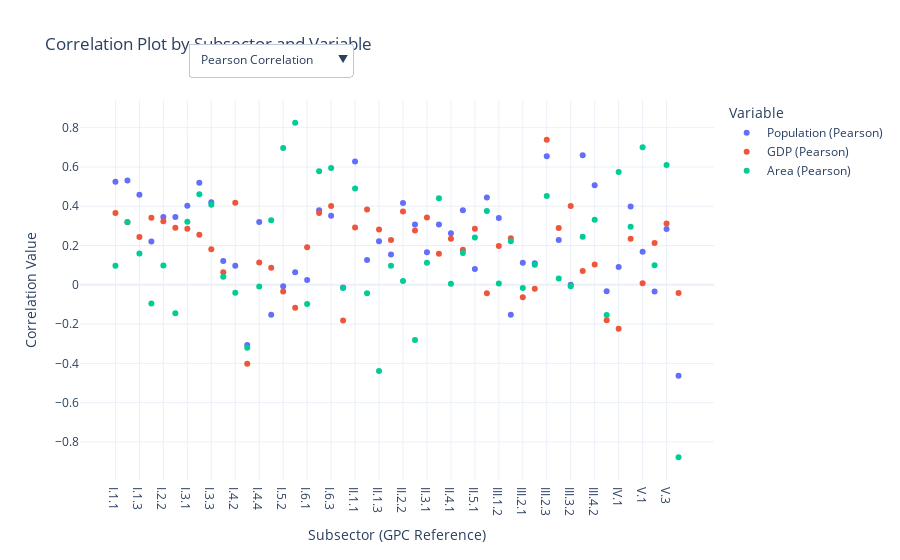

The code cell stored with this chart in its notebook:
### Markdown cell above
**High Correlation**: 
- When a subsector shows a high correlation with a specific variable (e.g., Population), it indicates a strong relationship between that variable and emissions in that subsector.
- *Implication for Benchmarking*: A high correlation suggests that the variable can be a reliable factor to normalize emissions, facilitating meaningful comparisons across different cities or regions.

**Low Correlation**:
- When a subsector exhibits low correlation with the variables considered (e.g., GDP, Area), it implies that these factors do not strongly influence emissions in that subsector.
- *Implication for Benchmarking*: 
    - Low correlation indicates that normalizing emissions based on these variables may not yield accurate or meaningful benchmarks. It also suggests that other unexamined factors may be driving emissions in these subsectors.
    - Recognizing that certain subsectors do not correlate strongly with the primary variables (Population, GDP, Area) highlights the need for alternative factors or more nuanced models for accurate benchmarking.

### Code cell
fig = go.Figure()

for var in corr_df['Variable'].unique():
    # Filter data by variable
    df_var = corr_df[corr_df['Variable'] == var]
    
    # Add trace for Pearson Correlation 
    fig.add_trace(go.Scatter(
        x=df_var['Subsector'],
        y=df_var['Pearson_Correlation'],
        mode='markers',
        name=f'{var} (Pearson)',
        marker=dict(symbol='circle'),
        visible=True  
    ))
    
    # Add trace for Spearman Correlation
    fig.add_trace(go.Scatter(
        x=df_var['Subsector'],
        y=df_var['Spearman_Correlation'],
        mode='markers',
        name=f'{var} (Spearman)',
        marker=dict(symbol='circle'),
        visible=False  
    ))

fig.update_layout(
    updatemenus=[
        dict(
            buttons=list([
                dict(
                    args=[{'visible': [True if 'Pearson' in trace.name else False for trace in fig.data]}],
                    label="Pearson Correlation",
                    method="restyle"
                ),
                dict(
                    args=[{'visible': [True if 'Spearman' in trace.name else False for trace in fig.data]}],
                    label="Spearman Correlation",
                    method="restyle"
                )
            ]),
            direction="down",
            showactive=True,
            x=0.17,
            y=1.15,
            xanchor="left",
            yanchor="top"
        )
    ]
)

fig.update_layout(
    title="Correlation Plot by Subsector and Variable",
    xaxis_title="Subsector (GPC Reference)",
    yaxis_title="Correlation Value",
    legend_title="Variable",
    template="plotly_white"
)

fig.show()

### Figure 1 — Plotly figure (JSON) as saved in the notebook; plotly's stock layout.template omitted (floating-point values rounded to 4 significant figures)
{"data": [{"marker": {"symbol": "circle"}, "mode": "markers", "name": "Population (Pearson)", "type": "scatter", "visible": true, "x": ["I.1.1", "I.1.2", "I.1.3", "I.2.1", "I.2.2", "I.2.3", "I.3.1", "I.3.2", "I.3.3", "I.4.1", "I.4.2", "I.4.3", "I.4.4", "I.5.1", "I.5.2", "I.5.3", "I.6.1", "I.6.2", "I.6.3", "I.8.1", "II.1.1", "II.1.2", "II.1.3", "II.2.1", "II.2.2", "II.2.3", "II.3.1", "II.3.3", "II.4.1", "II.4.3", "II.5.1", "III.1.1", "III.1.2", "III.1.3", "III.2.1", "III.2.2", "III.2.3", "III.3.1", "III.3.2", "III.4.1", "III.4.2", "III.4.3", "IV.1", "IV.2", "V.1", "V.2", "V.3", "VI.1"], "y": [0.5246, 0.5311, 0.459, 0.2202, 0.3455, 0.3453, 0.4026, 0.5191, 0.4201, 0.1212, 0.09674, -0.3058, 0.3195, -0.1523, -0.006947, 0.06411, 0.02506, 0.3798, 0.3514, -0.01345, 0.6271, 0.1257, 0.2214, 0.1541, 0.417, 0.307, 0.1653, 0.3068, 0.263, 0.3793, 0.08107, 0.4451, 0.3404, -0.1526, 0.112, 0.11, 0.6547, 0.2276, 0.0006801, 0.6601, 0.5069, -0.03342, 0.0903, 0.399, 0.1684, -0.03469, 0.2838, -0.4626]}, {"marker": {"symbol": "circle"}, "mode": "markers", "name": "Population (Spearman)", "type": "scatter", "visible": false, "x": ["I.1.1", "I.1.2", "I.1.3", "I.2.1", "I.2.2", "I.2.3", "I.3.1", "I.3.2", "I.3.3", "I.4.1", "I.4.2", "I.4.3", "I.4.4", "I.5.1", "I.5.2", "I.5.3", "I.6.1", "I.6.2", "I.6.3", "I.8.1", "II.1.1", "II.1.2", "II.1.3", "II.2.1", "II.2.2", "II.2.3", "II.3.1", "II.3.3", "II.4.1", "II.4.3", "II.5.1", "III.1.1", "III.1.2", "III.1.3", "III.2.1", "III.2.2", "III.2.3", "III.3.1", "III.3.2", "III.4.1", "III.4.2", "III.4.3", "IV.1", "IV.2", "V.1", "V.2", "V.3", "VI.1"], "y": [0.6005, 0.6447, 0.6849, 0.2238, 0.2837, 0.4353, 0.5627, 0.6172, 0.6579, 0.2428, 0.01006, -0.2277, 0.4629, -0.08256, 0.0342, 0.1208, -0.1061, 0.448, 0.622, 0.1468, 0.8062, 0.04217, 0.04934, 0.1825, 0.356, 0.1218, 0.2179, 0.3374, 0.2914, 0.59, 0.3357, 0.5871, 0.5102, -0.2722, 0.1114, 0.03949, 0.8182, 0.2398, 0.02754, 0.7753, 0.7484, -0.07873, 0.02712, 0.4412, 0.1614, -0.1529, 0.3109, -0.2582]}, {"marker": {"symbol": "circle"}, "mode": "markers", "name": "GDP (Pearson)", "type": "scatter", "visible": true, "x": ["I.1.1", "I.1.2", "I.1.3", "I.2.1", "I.2.2", "I.2.3", "I.3.1", "I.3.2", "I.3.3", "I.4.1", "I.4.2", "I.4.3", "I.4.4", "I.5.1", "I.5.2", "I.5.3", "I.6.1", "I.6.2", "I.6.3", "I.8.1", "II.1.1", "II.1.2", "II.1.3", "II.2.1", "II.2.2", "II.2.3", "II.3.1", "II.3.3", "II.4.1", "II.4.3", "II.5.1", "III.1.1", "III.1.2", "III.1.3", "III.2.1", "III.2.2", "III.2.3", "III.3.1", "III.3.2", "III.4.1", "III.4.2", "III.4.3", "IV.1", "IV.2", "V.1", "V.2", "V.3", "VI.1"], "y": [0.3659, 0.3181, 0.2439, 0.3411, 0.3241, 0.2906, 0.2848, 0.2548, 0.1806, 0.06442, 0.4174, -0.4025, 0.1134, 0.08627, -0.03464, -0.1168, 0.1908, 0.3656, 0.4012, -0.1822, 0.292, 0.3829, 0.2814, 0.2282, 0.3731, 0.2759, 0.3422, 0.1585, 0.2348, 0.1786, 0.2849, -0.04246, 0.1972, 0.2373, -0.06335, -0.02057, 0.7379, 0.2896, 0.4013, 0.07041, 0.1034, -0.1799, -0.2233, 0.2339, 0.008052, 0.2122, 0.3115, -0.04135]}, {"marker": {"symbol": "circle"}, "mode": "markers", "name": "GDP (Spearman)", "type": "scatter", "visible": false, "x": ["I.1.1", "I.1.2", "I.1.3", "I.2.1", "I.2.2", "I.2.3", "I.3.1", "I.3.2", "I.3.3", "I.4.1", "I.4.2", "I.4.3", "I.4.4", "I.5.1", "I.5.2", "I.5.3", "I.6.1", "I.6.2", "I.6.3", "I.8.1", "II.1.1", "II.1.2", "II.1.3", "II.2.1", "II.2.2", "II.2.3", "II.3.1", "II.3.3", "II.4.1", "II.4.3", "II.5.1", "III.1.1", "III.1.2", "III.1.3", "III.2.1", "III.2.2", "III.2.3", "III.3.1", "III.3.2", "III.4.1", "III.4.2", "III.4.3", "IV.1", "IV.2", "V.1", "V.2", "V.3", "VI.1"], "y": [0.3744, 0.2773, 0.08778, 0.4149, 0.3766, 0.1788, 0.3871, 0.2425, 0.01361, 0.07669, 0.2659, -0.2802, 0.03622, -0.1744, -0.02786, 0.01375, 0.1764, 0.4778, 0.6845, 0.0699, 0.3322, 0.4344, 0.2061, 0.3448, 0.3553, 0.244, 0.1829, 0.05994, 0.1698, 0.4, 0.289, -0.1589, 0.1744, -0.1662, -0.1736, -0.07734, 0.8545, 0.3616, 0.5099, 0.02124, 0.03337, 0.168, -0.2563, 0.3401, -0.06391, 0.2628, 0.5228, 0.2966]}, {"marker": {"symbol": "circle"}, "mode": "markers", "name": "Area (Pearson)", "type": "scatter", "visible": true, "x": ["I.1.1", "I.1.2", "I.1.3", "I.2.1", "I.2.2", "I.2.3", "I.3.1", "I.3.2", "I.3.3", "I.4.1", "I.4.2", "I.4.3", "I.4.4", "I.5.1", "I.5.2", "I.5.3", "I.6.1", "I.6.2", "I.6.3", "I.8.1", "II.1.1", "II.1.2", "II.1.3", "II.2.1", "II.2.2", "II.2.3", "II.3.1", "II.3.3", "II.4.1", "II.4.3", "II.5.1", "III.1.1", "III.1.2", "III.1.3", "III.2.1", "III.2.2", "III.2.3", "III.3.1", "III.3.2", "III.4.1", "III.4.2", "III.4.3", "IV.1", "IV.2", "V.1", "V.2", "V.3", "VI.1"], "y": [0.09685, 0.32, 0.1593, -0.09519, 0.0987, -0.1444, 0.3206, 0.4614, 0.4072, 0.04074, -0.04104, -0.3203, -0.00831, 0.3286, 0.696, 0.825, -0.09765, 0.5781, 0.5949, -0.01596, 0.49, -0.04288, -0.4383, 0.09713, 0.0194, -0.2807, 0.1129, 0.4403, 0.004934, 0.162, 0.2403, 0.3758, 0.00711, 0.2212, -0.01665, 0.1023, 0.4515, 0.03236, -0.007261, 0.244, 0.3313, -0.1541, 0.5748, 0.2952, 0.7008, 0.09972, 0.6099, -0.8779]}, {"marker": {"symbol": "circle"}, "mode": "markers", "name": "Area (Spearman)", "type": "scatter", "visible": false, "x": ["I.1.1", "I.1.2", "I.1.3", "I.2.1", "I.2.2", "I.2.3", "I.3.1", "I.3.2", "I.3.3", "I.4.1", "I.4.2", "I.4.3", "I.4.4", "I.5.1", "I.5.2", "I.5.3", "I.6.1", "I.6.2", "I.6.3", "I.8.1", "II.1.1", "II.1.2", "II.1.3", "II.2.1", "II.2.2", "II.2.3", "II.3.1", "II.3.3", "II.4.1", "II.4.3", "II.5.1", "III.1.1", "III.1.2", "III.1.3", "III.2.1", "III.2.2", "III.2.3", "III.3.1", "III.3.2", "III.4.1", "III.4.2", "III.4.3", "IV.1", "IV.2", "V.1", "V.2", "V.3", "VI.1"], "y": [0.3198, 0.5319, 0.3389, 0.0986, 0.1658, 0.005106, 0.545, 0.6418, 0.5283, 0.0542, -0.1185, 0.1257, 0.2364, 0.3988, 0.6085, 0.8411, -0.4424, 0.7876, 0.708, 0.07508, 0.841, -0.1976, -0.3054, 0.2642, 0.1636, -0.2114, 0.1984, 0.6101, 0.09913, 0.404, 0.4277, 0.4935, 0.1272, 0.7779, 0.07148, 0.1006, -0.3107, 0.01504, -0.01034, 0.4465, 0.5946, -0.14, 0.6216, 0.4412, 0.6828, -0.1401, 0.6385, -0.6458]}], "layout": {"legend": {"title": {"text": "Variable"}}, "title": {"text": "Correlation Plot by Subsector and Variable"}, "updatemenus": [{"buttons": [{"args": [{"visible": [true, false, true, false, true, false]}], "label": "Pearson Correlation", "method": "restyle"}, {"args": [{"visible": [false, true, false, true, false, true]}], "label": "Spearman Correlation", "method": "restyle"}], "direction": "down", "showactive": true, "x": 0.17, "xanchor": "left", "y": 1.15, "yanchor": "top"}], "xaxis": {"title": {"text": "Subsector (GPC Reference)"}}, "yaxis": {"title": {"text": "Correlation Value"}}}}
